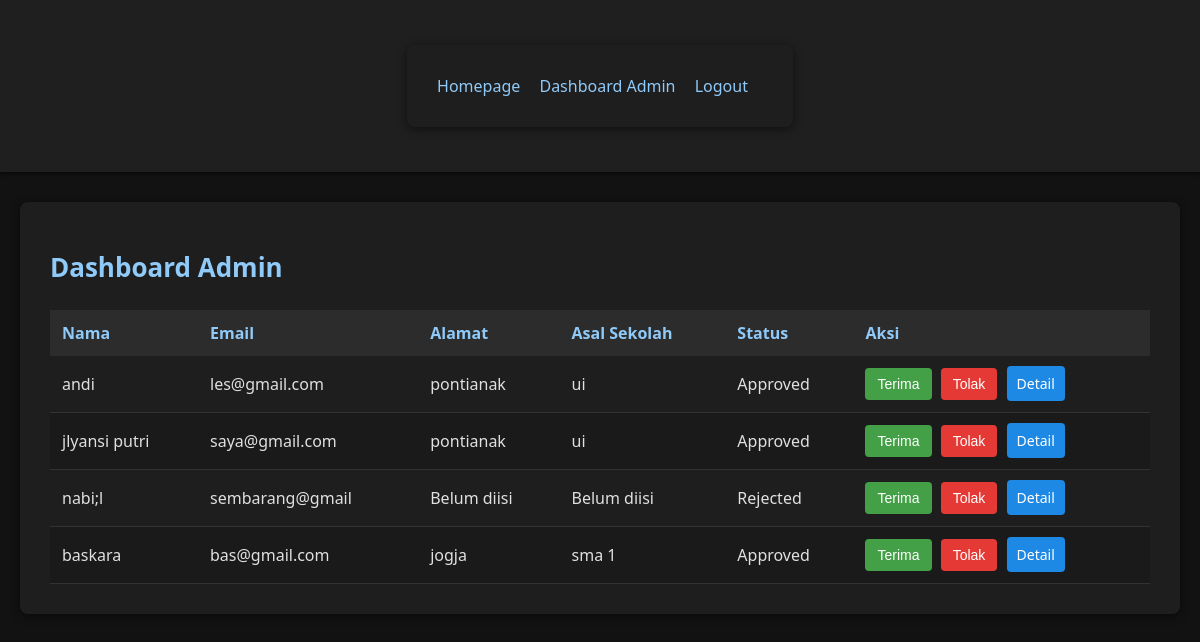
Page /dashboard_admin (signed in) on the earlier database version.
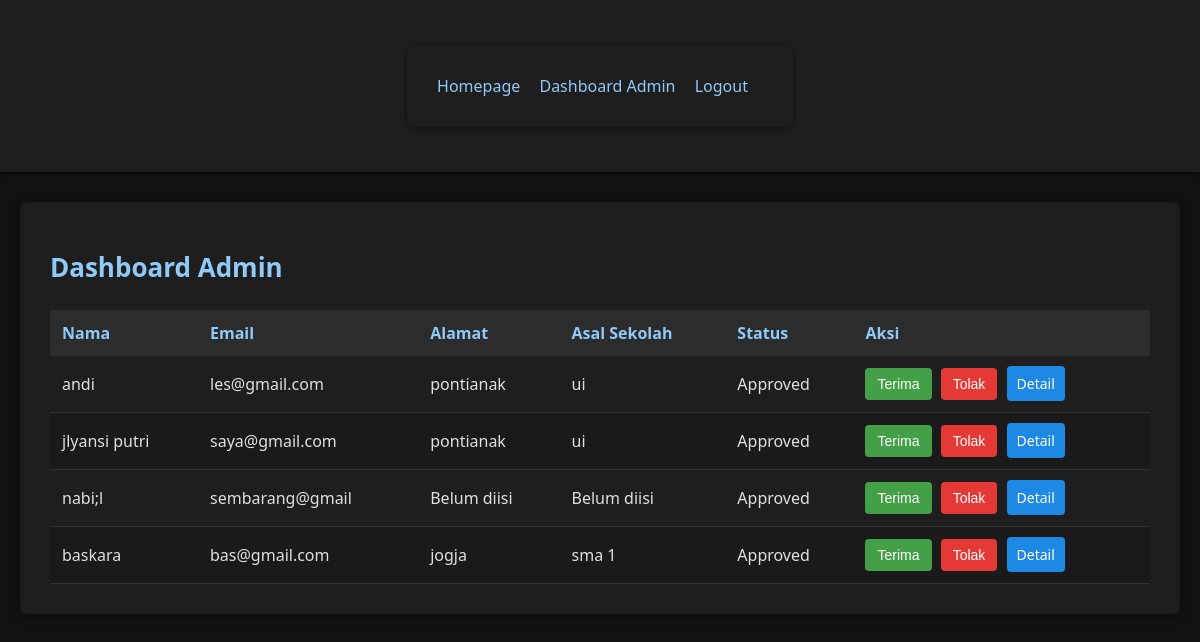
Same page on the later database version.
### models.py (models this page shows)
class User(db.Model):
    id = db.Column(db.Integer, primary_key=True)
    name = db.Column(db.String(100), nullable=False)
    email = db.Column(db.String(100), unique=True, nullable=False)
    password = db.Column(db.String(100), nullable=False)
    status = db.Column(db.String(20), default='Pending')  # Pending, Approved, Rejected
    school = db.Column(db.String(100), nullable=True)  # Asal sekolah
    address = db.Column(db.String(200), nullable=True)  # Alamat
    birth_date = db.Column(db.Date, nullable=True)  # Tanggal lahir
    phone = db.Column(db.String(15), nullable=True)  # Nomor telepon
    gender = db.Column(db.String(20), nullable=True)  # Jenis kelamin
    hobby = db.Column(db.String(200), nullable=True)  # Hobi
    parent_name = db.Column(db.String(100), nullable=True)  # Nama orang tua/wali
    parent_job = db.Column(db.String(100), nullable=True)  # Pekerjaan orang tua/wali
    created_at = db.Column(db.DateTime, default=datetime.utcnow)  # Waktu pendaftaran

### app.py (the view, shortened to what this page needs)
@app.route('/dashboard_admin', methods=['GET', 'POST'])
def dashboard_admin():
    if 'admin_id' not in session:
        flash('Anda harus login sebagai admin untuk mengakses halaman ini.')
        return redirect(url_for('login'))
    users = User.query.all()
    return render_template('dashboard_admin.html', users=users)

### templates/dashboard_admin.html (shortened to what this page needs)
<!DOCTYPE html>
<html>
<head>
    <link rel="stylesheet" type="text/css" href="{{ url_for('static', filename='css/admin.css') }}">
</head>
<body>
    <nav class="navbar">
        <div class="container">
            <div class="navbar-links">
                <a href="/" class="navbar-brand">Homepage</a>
                <a href="/dashboard_admin">Dashboard Admin</a>
                <a href="/logout">Logout</a>
            </div>
        </div>
    </nav>
    <div class="container">
        <h1>Dashboard Admin</h1>
        <table>
            <thead>
                <tr>
                    <th>Nama</th>
                    <th>Email</th>
                    <th>Alamat</th>
                    <th>Asal Sekolah</th>
                    <th>Status</th>
                    <th>Aksi</th>
                </tr>
            </thead>
            <tbody>
                {% for user in users %}
                <tr>
                    <td>{{ user.name }}</td>
                    <td>{{ user.email }}</td>
                    <td>{{ user.address or 'Belum diisi' }}</td>
                    <td>{{ user.school or 'Belum diisi' }}</td>
                    <td>{{ user.status }}</td>
                    <td>
                        <form method="POST" style="display: inline;">
                            <button type="submit" name="action" value="approve">Terima</button>
                            <button type="submit" name="action" value="reject">Tolak</button>
                        </form>
                        <a href="{{ url_for('user_detail', user_id=user.id) }}" class="btn-detail">Detail</a>
                    </td>
                </tr>
                {% endfor %}
            </tbody>
        </table>
    </div>
</body>
</html>

Differences in the rows shown:
changed User "nabi;l": status "Rejected" → "Approved"
